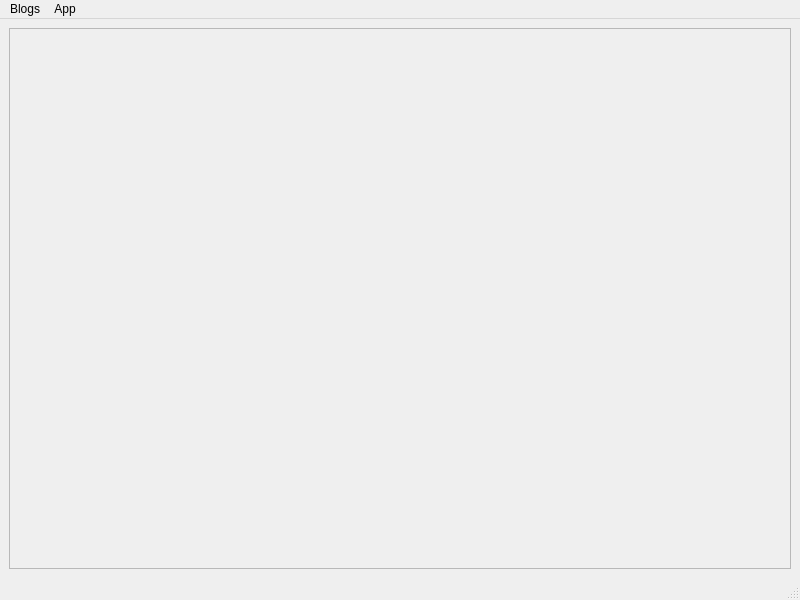
<?xml version="1.0" encoding="UTF-8"?>
<ui version="4.0">
 <class>blogsView</class>
 <widget class="QMainWindow" name="blogsView">
  <property name="geometry">
   <rect>
    <x>0</x>
    <y>0</y>
    <width>800</width>
    <height>600</height>
   </rect>
  </property>
  <property name="windowTitle">
   <string>MainWindow</string>
  </property>
  <widget class="QWidget" name="centralwidget">
   <layout class="QGridLayout" name="gridLayout">
    <item row="0" column="0">
     <widget class="QScrollArea" name="scrollArea">
      <property name="widgetResizable">
       <bool>true</bool>
      </property>
      <widget class="QWidget" name="scrollAreaWidgetContents">
       <property name="geometry">
        <rect>
         <x>0</x>
         <y>0</y>
         <width>780</width>
         <height>539</height>
        </rect>
       </property>
       <layout class="QGridLayout" name="gridLayout_2">
        <item row="0" column="0">
         <layout class="QVBoxLayout" name="blogsLayout"/>
        </item>
       </layout>
      </widget>
     </widget>
    </item>
   </layout>
  </widget>
  <widget class="QStatusBar" name="statusbar"/>
  <widget class="QMenuBar" name="menubar">
   <property name="geometry">
    <rect>
     <x>0</x>
     <y>0</y>
     <width>800</width>
     <height>19</height>
    </rect>
   </property>
   <widget class="QMenu" name="menuManageBlogEntires">
    <property name="title">
     <string>Blogs</string>
    </property>
    <addaction name="actionCreate_new_Blog_entry"/>
   </widget>
   <widget class="QMenu" name="menuExit">
    <property name="title">
     <string>App</string>
    </property>
    <addaction name="actionExit"/>
   </widget>
   <addaction name="menuManageBlogEntires"/>
   <addaction name="menuExit"/>
  </widget>
  <action name="actionCreate_new_Blog_entry">
   <property name="text">
    <string>Create blog entry</string>
   </property>
  </action>
  <action name="actionExit">
   <property name="text">
    <string>Exit</string>
   </property>
  </action>
 </widget>
 <resources/>
 <connections/>
</ui>
